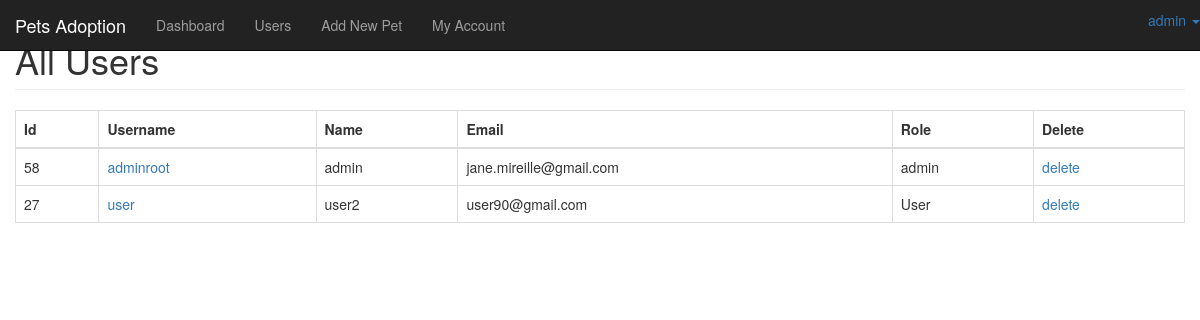
Page /dashboard/users.php (signed in) on the committed database.
### tables this page shows
CREATE TABLE `users` (
  `ID` int(30) NOT NULL,
  `username` varchar(225) NOT NULL,
  `name` varchar(225) NOT NULL,
  `role` varchar(225) NOT NULL,
  `email` varchar(225) NOT NULL,
  `password` varchar(225) NOT NULL,
  `image` varchar(225) NOT NULL DEFAULT 'profile.jpg',
  `joindate` varchar(225) NOT NULL,
  `savedpet` varchar(225) NOT NULL
);

### dashboard/users.php (the view, shortened to what this page needs)
<?php include ('includes/db_connect.php');
include "includes/adminheader.php"; ?>
<?php if($_SESSION['role'] == 'admin')
{
	?>
	 <div id="wrapper">
    <?php include "includes/adminnav.php"; ?>
        <div id="page-wrapper">
            <div class="container-fluid">
                <div class="row">
                    <div class="col-lg-12">
                        <h1 class="page-header">
                            All Users
                        </h1>
    <table class="table table-bordered table-hover">
    <thead>
        <tr>
            <th>Id</th>
            <th>Username</th>
            <th>Name</th>
            <th>Email</th>
            <th>Role</th>
            <th>Delete</th>
        </tr>
    </thead>
    <tbody>
        <?php
            $query = "SELECT * FROM users ORDER BY name ASC ";
            $select_users = mysqli_query($conn, $query) or die(mysqli_error($conn));
            if (mysqli_num_rows($select_users) > 0 ) {
            while ($row = mysqli_fetch_array($select_users)) {
                $user_id = $row['ID'];
                $username = $row['username'];
                $name = $row['name'];
                $user_email = $row['email'];
                $user_role = $row['role'];
                echo "<tr>";
                echo "<td>$user_id</td>";
                echo "<td><a href='viewprofile.php?name=$username' target='_blank'> $username</a></td>";
                echo "<td>$name</td>";
                echo "<td>$user_email</td>";
                echo "<td>$user_role</td>";
                echo "<td><a onClick=\"javascript: return confirm('Are you sure you want to delete this user?')\" href='users.php?delete=$user_id'><i class='fa fa-times fa-lg'></i>delete</a></td>";
                echo "</tr>";
             }
        ?>
    </tbody>
 </table>
<?php
}
    ?>
    <?php } else {
    	header("location: index.php");
    }
    ?>
    </div>
    </div>
    </div>
    </div>
    </div>
</body>
</html>

### rows in the picture
users: ID "58", username "adminroot", name "admin", email "jane.mireille@gmail.com", role "admin"
users: ID "27", username "user", name "user2", email "user90@gmail.com", role "User"

### other values in the picture
$_SESSION['name'] "admin"
